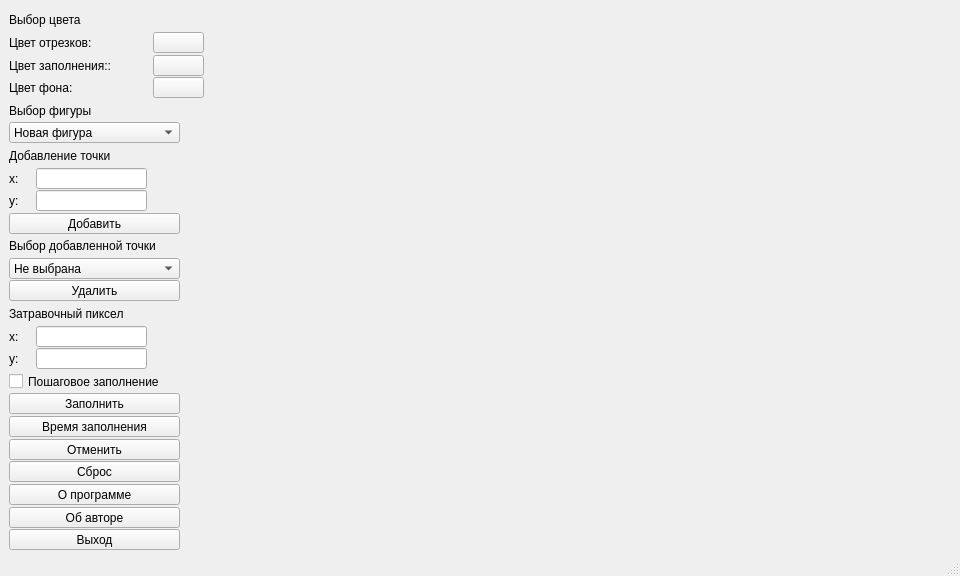
<?xml version="1.0" encoding="UTF-8"?>
<ui version="4.0">
 <class>MainWindow</class>
 <widget class="QMainWindow" name="MainWindow">
  <property name="geometry">
   <rect>
    <x>0</x>
    <y>0</y>
    <width>960</width>
    <height>576</height>
   </rect>
  </property>
  <property name="sizePolicy">
   <sizepolicy hsizetype="Preferred" vsizetype="Preferred">
    <horstretch>0</horstretch>
    <verstretch>0</verstretch>
   </sizepolicy>
  </property>
  <property name="minimumSize">
   <size>
    <width>960</width>
    <height>560</height>
   </size>
  </property>
  <property name="windowTitle">
   <string>Лабораторная работа 6</string>
  </property>
  <property name="autoFillBackground">
   <bool>false</bool>
  </property>
  <property name="locale">
   <locale language="Russian" country="Russia"/>
  </property>
  <property name="tabShape">
   <enum>QTabWidget::Triangular</enum>
  </property>
  <widget class="QWidget" name="centralwidget">
   <property name="contextMenuPolicy">
    <enum>Qt::NoContextMenu</enum>
   </property>
   <layout class="QGridLayout" name="gridLayout">
    <item row="0" column="0" colspan="3">
     <widget class="QLabel" name="label_0">
      <property name="enabled">
       <bool>true</bool>
      </property>
      <property name="minimumSize">
       <size>
        <width>171</width>
        <height>21</height>
       </size>
      </property>
      <property name="maximumSize">
       <size>
        <width>171</width>
        <height>21</height>
       </size>
      </property>
      <property name="autoFillBackground">
       <bool>false</bool>
      </property>
      <property name="locale">
       <locale language="Russian" country="Russia"/>
      </property>
      <property name="text">
       <string>Выбор цвета</string>
      </property>
     </widget>
    </item>
    <item row="0" column="3">
     <spacer name="horizontalSpacer">
      <property name="orientation">
       <enum>Qt::Horizontal</enum>
      </property>
      <property name="sizeHint" stdset="0">
       <size>
        <width>744</width>
        <height>17</height>
       </size>
      </property>
     </spacer>
    </item>
    <item row="1" column="0" colspan="2">
     <widget class="QLabel" name="label_1">
      <property name="enabled">
       <bool>true</bool>
      </property>
      <property name="minimumSize">
       <size>
        <width>131</width>
        <height>21</height>
       </size>
      </property>
      <property name="maximumSize">
       <size>
        <width>131</width>
        <height>21</height>
       </size>
      </property>
      <property name="autoFillBackground">
       <bool>false</bool>
      </property>
      <property name="locale">
       <locale language="Russian" country="Russia"/>
      </property>
      <property name="text">
       <string>Цвет отрезков:</string>
      </property>
     </widget>
    </item>
    <item row="1" column="2">
     <widget class="QPushButton" name="lineColorButton">
      <property name="minimumSize">
       <size>
        <width>51</width>
        <height>21</height>
       </size>
      </property>
      <property name="maximumSize">
       <size>
        <width>51</width>
        <height>21</height>
       </size>
      </property>
      <property name="locale">
       <locale language="Russian" country="Russia"/>
      </property>
      <property name="text">
       <string/>
      </property>
     </widget>
    </item>
    <item row="2" column="0" colspan="2">
     <widget class="QLabel" name="label_2">
      <property name="minimumSize">
       <size>
        <width>131</width>
        <height>21</height>
       </size>
      </property>
      <property name="maximumSize">
       <size>
        <width>131</width>
        <height>21</height>
       </size>
      </property>
      <property name="locale">
       <locale language="Russian" country="Russia"/>
      </property>
      <property name="text">
       <string>Цвет заполнения::</string>
      </property>
     </widget>
    </item>
    <item row="2" column="2">
     <widget class="QPushButton" name="fillColorButton">
      <property name="minimumSize">
       <size>
        <width>51</width>
        <height>21</height>
       </size>
      </property>
      <property name="maximumSize">
       <size>
        <width>51</width>
        <height>21</height>
       </size>
      </property>
      <property name="locale">
       <locale language="Russian" country="Russia"/>
      </property>
      <property name="text">
       <string/>
      </property>
     </widget>
    </item>
    <item row="3" column="0" colspan="2">
     <widget class="QLabel" name="label_6">
      <property name="minimumSize">
       <size>
        <width>131</width>
        <height>21</height>
       </size>
      </property>
      <property name="maximumSize">
       <size>
        <width>131</width>
        <height>21</height>
       </size>
      </property>
      <property name="locale">
       <locale language="Russian" country="Russia"/>
      </property>
      <property name="text">
       <string>Цвет фона:</string>
      </property>
     </widget>
    </item>
    <item row="3" column="2">
     <widget class="QPushButton" name="fontColorButton">
      <property name="minimumSize">
       <size>
        <width>51</width>
        <height>21</height>
       </size>
      </property>
      <property name="maximumSize">
       <size>
        <width>51</width>
        <height>21</height>
       </size>
      </property>
      <property name="locale">
       <locale language="Russian" country="Russia"/>
      </property>
      <property name="text">
       <string/>
      </property>
     </widget>
    </item>
    <item row="4" column="0" colspan="3">
     <widget class="QLabel" name="label_7">
      <property name="enabled">
       <bool>true</bool>
      </property>
      <property name="minimumSize">
       <size>
        <width>171</width>
        <height>21</height>
       </size>
      </property>
      <property name="maximumSize">
       <size>
        <width>171</width>
        <height>21</height>
       </size>
      </property>
      <property name="autoFillBackground">
       <bool>false</bool>
      </property>
      <property name="locale">
       <locale language="Russian" country="Russia"/>
      </property>
      <property name="text">
       <string>Выбор фигуры</string>
      </property>
     </widget>
    </item>
    <item row="5" column="0" colspan="3">
     <widget class="QComboBox" name="figureBox">
      <property name="minimumSize">
       <size>
        <width>171</width>
        <height>21</height>
       </size>
      </property>
      <property name="maximumSize">
       <size>
        <width>171</width>
        <height>21</height>
       </size>
      </property>
      <item>
       <property name="text">
        <string>Новая фигура</string>
       </property>
      </item>
     </widget>
    </item>
    <item row="6" column="0" colspan="3">
     <widget class="QLabel" name="label_14">
      <property name="enabled">
       <bool>true</bool>
      </property>
      <property name="minimumSize">
       <size>
        <width>171</width>
        <height>21</height>
       </size>
      </property>
      <property name="maximumSize">
       <size>
        <width>171</width>
        <height>21</height>
       </size>
      </property>
      <property name="autoFillBackground">
       <bool>false</bool>
      </property>
      <property name="locale">
       <locale language="Russian" country="Russia"/>
      </property>
      <property name="text">
       <string>Добавление точки</string>
      </property>
     </widget>
    </item>
    <item row="7" column="0">
     <widget class="QLabel" name="label_4">
      <property name="enabled">
       <bool>true</bool>
      </property>
      <property name="minimumSize">
       <size>
        <width>21</width>
        <height>21</height>
       </size>
      </property>
      <property name="maximumSize">
       <size>
        <width>21</width>
        <height>21</height>
       </size>
      </property>
      <property name="autoFillBackground">
       <bool>false</bool>
      </property>
      <property name="locale">
       <locale language="Russian" country="Russia"/>
      </property>
      <property name="text">
       <string>x:</string>
      </property>
     </widget>
    </item>
    <item row="7" column="1">
     <widget class="QLineEdit" name="lineEditX">
      <property name="minimumSize">
       <size>
        <width>111</width>
        <height>21</height>
       </size>
      </property>
      <property name="maximumSize">
       <size>
        <width>111</width>
        <height>21</height>
       </size>
      </property>
     </widget>
    </item>
    <item row="8" column="0">
     <widget class="QLabel" name="label_15">
      <property name="enabled">
       <bool>true</bool>
      </property>
      <property name="minimumSize">
       <size>
        <width>21</width>
        <height>21</height>
       </size>
      </property>
      <property name="maximumSize">
       <size>
        <width>21</width>
        <height>21</height>
       </size>
      </property>
      <property name="autoFillBackground">
       <bool>false</bool>
      </property>
      <property name="locale">
       <locale language="Russian" country="Russia"/>
      </property>
      <property name="text">
       <string>y:</string>
      </property>
     </widget>
    </item>
    <item row="8" column="1">
     <widget class="QLineEdit" name="lineEditY">
      <property name="minimumSize">
       <size>
        <width>111</width>
        <height>21</height>
       </size>
      </property>
      <property name="maximumSize">
       <size>
        <width>111</width>
        <height>21</height>
       </size>
      </property>
     </widget>
    </item>
    <item row="9" column="0" colspan="3">
     <widget class="QPushButton" name="addDotButton">
      <property name="minimumSize">
       <size>
        <width>171</width>
        <height>21</height>
       </size>
      </property>
      <property name="maximumSize">
       <size>
        <width>171</width>
        <height>21</height>
       </size>
      </property>
      <property name="locale">
       <locale language="Russian" country="Russia"/>
      </property>
      <property name="text">
       <string>Добавить</string>
      </property>
     </widget>
    </item>
    <item row="10" column="0" colspan="3">
     <widget class="QLabel" name="label_16">
      <property name="enabled">
       <bool>true</bool>
      </property>
      <property name="minimumSize">
       <size>
        <width>191</width>
        <height>21</height>
       </size>
      </property>
      <property name="maximumSize">
       <size>
        <width>191</width>
        <height>21</height>
       </size>
      </property>
      <property name="autoFillBackground">
       <bool>false</bool>
      </property>
      <property name="locale">
       <locale language="Russian" country="Russia"/>
      </property>
      <property name="text">
       <string>Выбор добавленной точки</string>
      </property>
     </widget>
    </item>
    <item row="11" column="0" colspan="3">
     <widget class="QComboBox" name="dotBox">
      <property name="minimumSize">
       <size>
        <width>171</width>
        <height>21</height>
       </size>
      </property>
      <property name="maximumSize">
       <size>
        <width>171</width>
        <height>21</height>
       </size>
      </property>
      <item>
       <property name="text">
        <string>Не выбрана</string>
       </property>
      </item>
     </widget>
    </item>
    <item row="12" column="0" colspan="3">
     <widget class="QPushButton" name="delDotButton">
      <property name="minimumSize">
       <size>
        <width>171</width>
        <height>21</height>
       </size>
      </property>
      <property name="maximumSize">
       <size>
        <width>171</width>
        <height>21</height>
       </size>
      </property>
      <property name="locale">
       <locale language="Russian" country="Russia"/>
      </property>
      <property name="text">
       <string>Удалить</string>
      </property>
     </widget>
    </item>
    <item row="13" column="0" colspan="3">
     <widget class="QLabel" name="label_17">
      <property name="enabled">
       <bool>true</bool>
      </property>
      <property name="minimumSize">
       <size>
        <width>171</width>
        <height>21</height>
       </size>
      </property>
      <property name="maximumSize">
       <size>
        <width>171</width>
        <height>21</height>
       </size>
      </property>
      <property name="autoFillBackground">
       <bool>false</bool>
      </property>
      <property name="locale">
       <locale language="Russian" country="Russia"/>
      </property>
      <property name="text">
       <string>Затравочный пиксел</string>
      </property>
     </widget>
    </item>
    <item row="14" column="0">
     <widget class="QLabel" name="label_5">
      <property name="enabled">
       <bool>true</bool>
      </property>
      <property name="minimumSize">
       <size>
        <width>21</width>
        <height>21</height>
       </size>
      </property>
      <property name="maximumSize">
       <size>
        <width>21</width>
        <height>21</height>
       </size>
      </property>
      <property name="autoFillBackground">
       <bool>false</bool>
      </property>
      <property name="locale">
       <locale language="Russian" country="Russia"/>
      </property>
      <property name="text">
       <string>x:</string>
      </property>
     </widget>
    </item>
    <item row="14" column="1">
     <widget class="QLineEdit" name="lineEditX_2">
      <property name="minimumSize">
       <size>
        <width>111</width>
        <height>21</height>
       </size>
      </property>
      <property name="maximumSize">
       <size>
        <width>111</width>
        <height>21</height>
       </size>
      </property>
     </widget>
    </item>
    <item row="15" column="0">
     <widget class="QLabel" name="label_18">
      <property name="enabled">
       <bool>true</bool>
      </property>
      <property name="minimumSize">
       <size>
        <width>21</width>
        <height>21</height>
       </size>
      </property>
      <property name="maximumSize">
       <size>
        <width>21</width>
        <height>21</height>
       </size>
      </property>
      <property name="autoFillBackground">
       <bool>false</bool>
      </property>
      <property name="locale">
       <locale language="Russian" country="Russia"/>
      </property>
      <property name="text">
       <string>y:</string>
      </property>
     </widget>
    </item>
    <item row="15" column="1">
     <widget class="QLineEdit" name="lineEditY_2">
      <property name="minimumSize">
       <size>
        <width>111</width>
        <height>21</height>
       </size>
      </property>
      <property name="maximumSize">
       <size>
        <width>111</width>
        <height>21</height>
       </size>
      </property>
     </widget>
    </item>
    <item row="16" column="0" colspan="3">
     <widget class="QCheckBox" name="checkBox">
      <property name="minimumSize">
       <size>
        <width>191</width>
        <height>21</height>
       </size>
      </property>
      <property name="maximumSize">
       <size>
        <width>191</width>
        <height>21</height>
       </size>
      </property>
      <property name="baseSize">
       <size>
        <width>0</width>
        <height>0</height>
       </size>
      </property>
      <property name="text">
       <string>Пошаговое заполнение</string>
      </property>
     </widget>
    </item>
    <item row="17" column="0" colspan="3">
     <widget class="QPushButton" name="fillButton">
      <property name="minimumSize">
       <size>
        <width>171</width>
        <height>21</height>
       </size>
      </property>
      <property name="maximumSize">
       <size>
        <width>171</width>
        <height>21</height>
       </size>
      </property>
      <property name="locale">
       <locale language="Russian" country="Russia"/>
      </property>
      <property name="text">
       <string>Заполнить</string>
      </property>
     </widget>
    </item>
    <item row="18" column="0" colspan="3">
     <widget class="QPushButton" name="analyseButton">
      <property name="minimumSize">
       <size>
        <width>171</width>
        <height>21</height>
       </size>
      </property>
      <property name="maximumSize">
       <size>
        <width>171</width>
        <height>21</height>
       </size>
      </property>
      <property name="locale">
       <locale language="Russian" country="Russia"/>
      </property>
      <property name="text">
       <string>Время заполнения</string>
      </property>
     </widget>
    </item>
    <item row="19" column="0" colspan="3">
     <widget class="QPushButton" name="discardButton">
      <property name="minimumSize">
       <size>
        <width>171</width>
        <height>21</height>
       </size>
      </property>
      <property name="maximumSize">
       <size>
        <width>171</width>
        <height>21</height>
       </size>
      </property>
      <property name="locale">
       <locale language="Russian" country="Russia"/>
      </property>
      <property name="text">
       <string>Отменить</string>
      </property>
     </widget>
    </item>
    <item row="20" column="0" colspan="3">
     <widget class="QPushButton" name="discardAllButton">
      <property name="minimumSize">
       <size>
        <width>171</width>
        <height>21</height>
       </size>
      </property>
      <property name="maximumSize">
       <size>
        <width>171</width>
        <height>21</height>
       </size>
      </property>
      <property name="locale">
       <locale language="Russian" country="Russia"/>
      </property>
      <property name="text">
       <string>Сброс</string>
      </property>
     </widget>
    </item>
    <item row="21" column="0" colspan="3">
     <spacer name="verticalSpacer">
      <property name="orientation">
       <enum>Qt::Vertical</enum>
      </property>
      <property name="sizeHint" stdset="0">
       <size>
        <width>168</width>
        <height>21</height>
       </size>
      </property>
     </spacer>
    </item>
    <item row="22" column="0" colspan="3">
     <widget class="QPushButton" name="aboutButton">
      <property name="minimumSize">
       <size>
        <width>171</width>
        <height>21</height>
       </size>
      </property>
      <property name="maximumSize">
       <size>
        <width>171</width>
        <height>21</height>
       </size>
      </property>
      <property name="locale">
       <locale language="Russian" country="Russia"/>
      </property>
      <property name="text">
       <string>О программе</string>
      </property>
     </widget>
    </item>
    <item row="23" column="0" colspan="3">
     <widget class="QPushButton" name="authorButton">
      <property name="minimumSize">
       <size>
        <width>171</width>
        <height>21</height>
       </size>
      </property>
      <property name="maximumSize">
       <size>
        <width>171</width>
        <height>21</height>
       </size>
      </property>
      <property name="locale">
       <locale language="Russian" country="Russia"/>
      </property>
      <property name="text">
       <string>Об авторе</string>
      </property>
     </widget>
    </item>
    <item row="24" column="0" colspan="3">
     <widget class="QPushButton" name="outButton">
      <property name="minimumSize">
       <size>
        <width>171</width>
        <height>21</height>
       </size>
      </property>
      <property name="maximumSize">
       <size>
        <width>171</width>
        <height>21</height>
       </size>
      </property>
      <property name="locale">
       <locale language="Russian" country="Russia"/>
      </property>
      <property name="text">
       <string>Выход</string>
      </property>
     </widget>
    </item>
   </layout>
  </widget>
  <widget class="QStatusBar" name="statusbar"/>
 </widget>
 <resources/>
 <connections/>
</ui>
